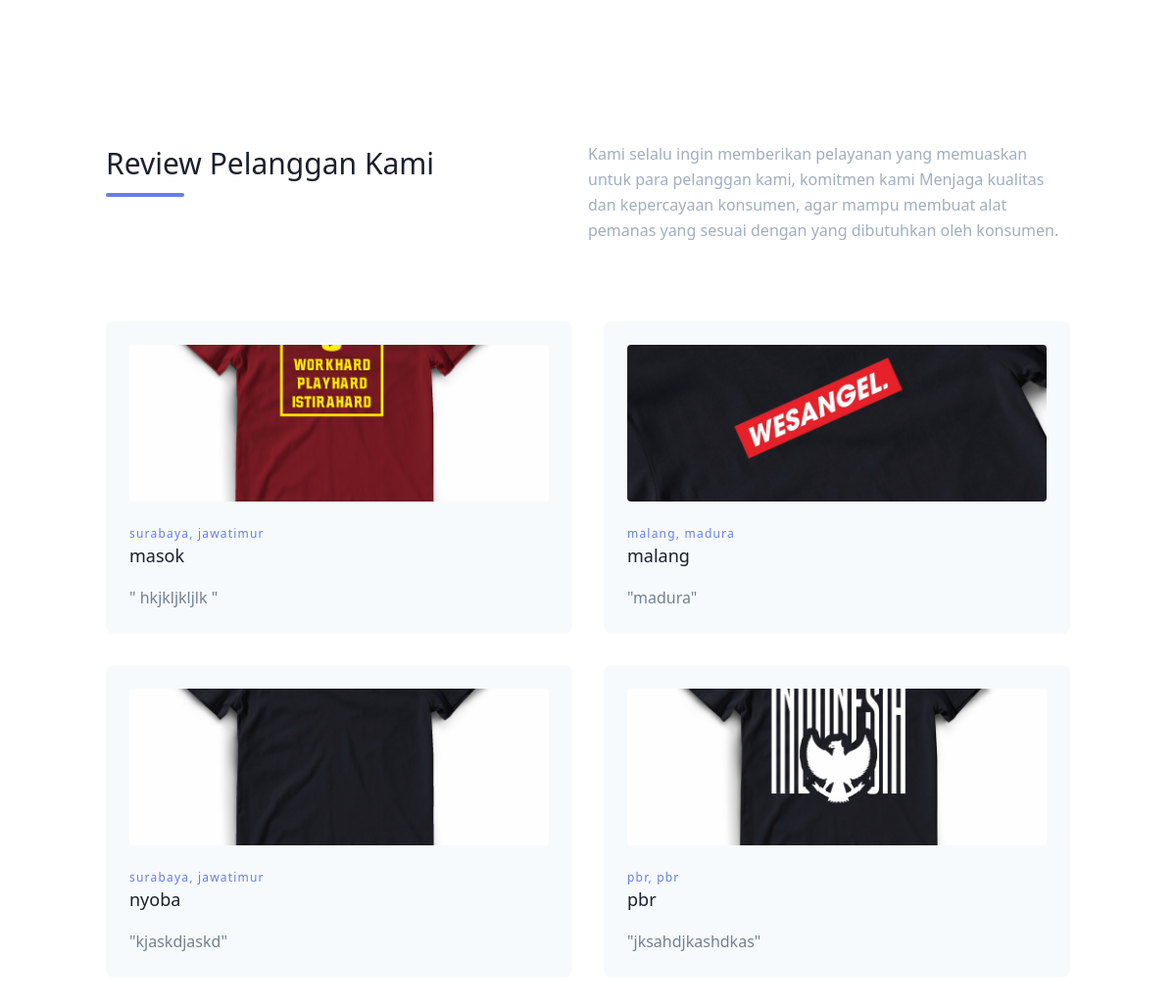
Page /content.php on the committed database.
### tables this page shows
CREATE TABLE `testi` (
  `id` int(11) NOT NULL,
  `fotosampul` varchar(255) NOT NULL,
  `kota` varchar(255) NOT NULL,
  `provinsi` varchar(255) NOT NULL,
  `judul` varchar(255) NOT NULL,
  `deskripsi` longtext NOT NULL
);

### content.php (the view, shortened to what this page needs)
<link href="https://unpkg.com/tailwindcss@^1.0/dist/tailwind.min.css" rel="stylesheet">
<section class="text-gray-600 body-font">
    <div class="container px-5 py-24 mx-auto">
        <div class="flex flex-wrap w-full mb-20">
            <div class="lg:w-1/2 w-full mb-6 lg:mb-0">
                <h1 class="sm:text-3xl text-2xl font-medium title-font mb-2 text-gray-900">Review Pelanggan Kami</h1>
                <div class="h-1 w-20 bg-indigo-500 rounded"></div>
            </div>
            <p class="lg:w-1/2 w-full leading-relaxed text-gray-500">Kami selalu ingin memberikan pelayanan yang memuaskan untuk para pelanggan kami, komitmen kami Menjaga kualitas dan kepercayaan konsumen, agar mampu membuat alat pemanas yang sesuai dengan yang dibutuhkan oleh konsumen.</p>
        </div>
        <div class="flex flex-wrap -m-4">
        <?php
            $sql = mysqli_query($koneksidb, "SELECT * FROM testi ORDER BY id DESC") or die(mysqli_error($koneksidb));
            while ($data = mysqli_fetch_assoc($sql)) {
        ?>
            <div class="xl:w-1/4 md:w-1/2 p-4">
                <div class="bg-gray-100 p-6 rounded-lg">
                    <img class="h-40 rounded w-full object-cover object-center mb-6" src="admin/assets/images/<?= $data['fotosampul'] ?>" alt="content">
                    <h3 class="tracking-widest text-indigo-500 text-xs font-medium title-font"><?= "{$data['kota']}, {$data['provinsi']}" ?></h3>
                    <h2 class="text-lg text-gray-900 font-medium title-font mb-4"><?= $data['judul'] ?></h2>
                    <p class="leading-relaxed text-base">"<?= $data['deskripsi'] ?>"</p>
                </div>
            </div>
        <?php
            }
        ?>
        </div>
    </div>
</section>

### rows in the picture
testi: fotosampul (picture), kota "surabaya", provinsi "jawatimur", judul "masok", deskripsi "hkjkljkljlk"
testi: fotosampul (picture), kota "malang", provinsi "madura", judul "malang", deskripsi "madura"
testi: fotosampul (picture), kota "surabaya", provinsi "jawatimur", judul "nyoba", deskripsi "kjaskdjaskd"
testi: fotosampul (picture), kota "pbr", provinsi "pbr", judul "pbr", deskripsi "jksahdjkashdkas"
